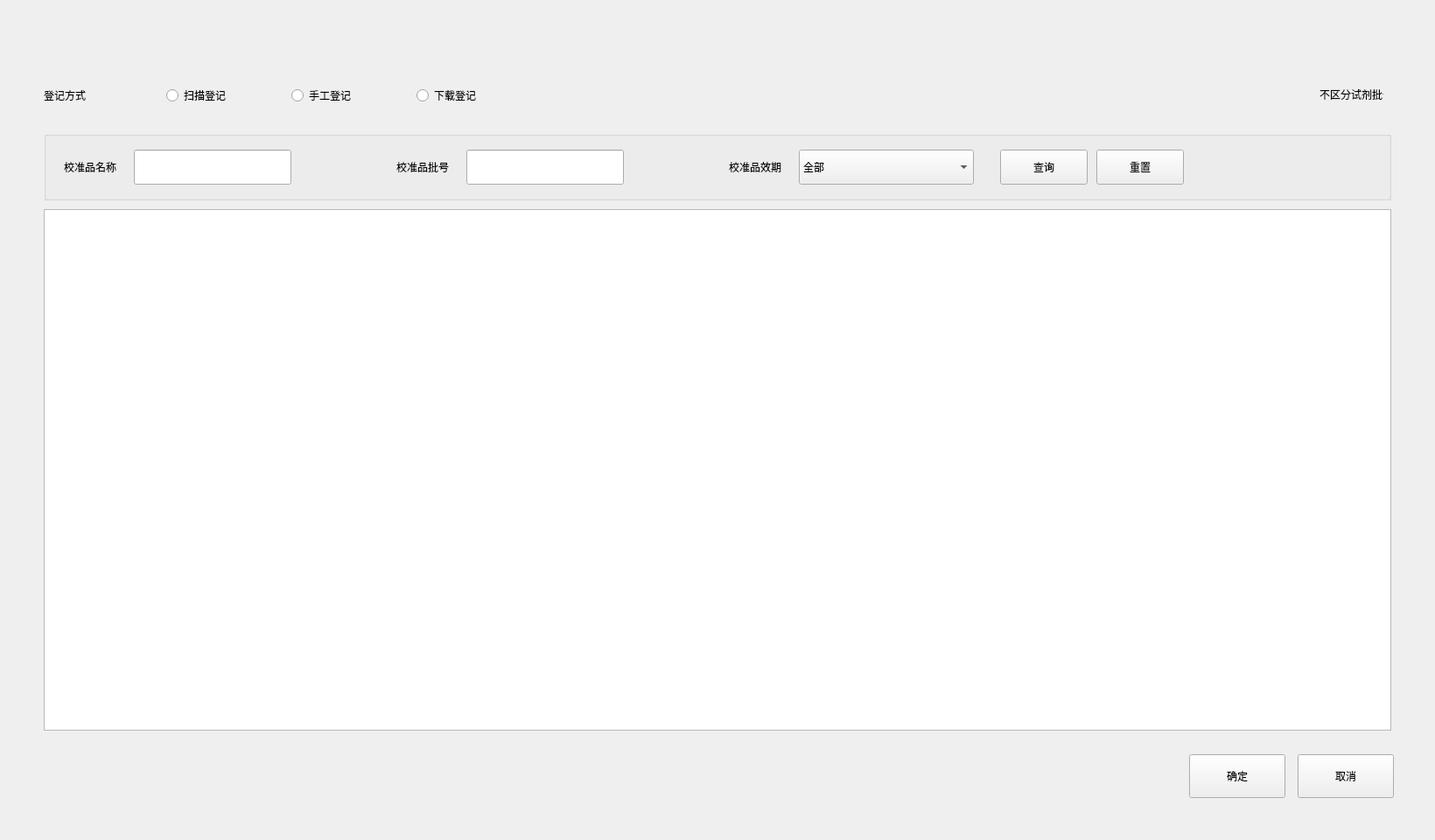
<?xml version="1.0" encoding="UTF-8"?>
<ui version="4.0">
 <class>CaliBrateRecordDialog</class>
 <widget class="BaseDlg" name="CaliBrateRecordDialog">
  <property name="geometry">
   <rect>
    <x>0</x>
    <y>0</y>
    <width>1640</width>
    <height>960</height>
   </rect>
  </property>
  <property name="windowTitle">
   <string>Dialog</string>
  </property>
  <widget class="QWidget" name="selectWidget" native="true">
   <property name="geometry">
    <rect>
     <x>50</x>
     <y>60</y>
     <width>1531</width>
     <height>81</height>
    </rect>
   </property>
   <widget class="QLabel" name="label">
    <property name="geometry">
     <rect>
      <x>0</x>
      <y>29</y>
      <width>100</width>
      <height>40</height>
     </rect>
    </property>
    <property name="text">
     <string>登记方式</string>
    </property>
   </widget>
   <widget class="QWidget" name="widget_2" native="true">
    <property name="geometry">
     <rect>
      <x>140</x>
      <y>29</y>
      <width>1001</width>
      <height>40</height>
     </rect>
    </property>
    <layout class="QHBoxLayout" name="horizontalLayout">
     <property name="spacing">
      <number>70</number>
     </property>
     <property name="leftMargin">
      <number>0</number>
     </property>
     <property name="topMargin">
      <number>0</number>
     </property>
     <property name="rightMargin">
      <number>0</number>
     </property>
     <property name="bottomMargin">
      <number>0</number>
     </property>
     <item>
      <widget class="QRadioButton" name="radioButton_scanModel">
       <property name="minimumSize">
        <size>
         <width>0</width>
         <height>40</height>
        </size>
       </property>
       <property name="text">
        <string>扫描登记</string>
       </property>
      </widget>
     </item>
     <item>
      <widget class="QRadioButton" name="radioButton_manualModel">
       <property name="minimumSize">
        <size>
         <width>0</width>
         <height>40</height>
        </size>
       </property>
       <property name="text">
        <string>手工登记</string>
       </property>
      </widget>
     </item>
     <item>
      <widget class="QRadioButton" name="radioButton_downModel">
       <property name="minimumSize">
        <size>
         <width>0</width>
         <height>40</height>
        </size>
       </property>
       <property name="text">
        <string>下载登记</string>
       </property>
      </widget>
     </item>
     <item>
      <spacer name="horizontalSpacer">
       <property name="orientation">
        <enum>Qt::Horizontal</enum>
       </property>
       <property name="sizeHint" stdset="0">
        <size>
         <width>40</width>
         <height>20</height>
        </size>
       </property>
      </spacer>
     </item>
    </layout>
   </widget>
   <widget class="QWidget" name="widget1" native="true">
    <property name="geometry">
     <rect>
      <x>1151</x>
      <y>28</y>
      <width>391</width>
      <height>40</height>
     </rect>
    </property>
    <layout class="QHBoxLayout" name="horizontalLayout_16">
     <item>
      <spacer name="horizontalSpacer_6">
       <property name="orientation">
        <enum>Qt::Horizontal</enum>
       </property>
       <property name="sizeHint" stdset="0">
        <size>
         <width>40</width>
         <height>20</height>
        </size>
       </property>
      </spacer>
     </item>
     <item>
      <widget class="QLabel" name="label_symbol">
       <property name="minimumSize">
        <size>
         <width>0</width>
         <height>25</height>
        </size>
       </property>
       <property name="text">
        <string/>
       </property>
      </widget>
     </item>
     <item>
      <widget class="QLabel" name="label_symbolName">
       <property name="minimumSize">
        <size>
         <width>0</width>
         <height>25</height>
        </size>
       </property>
       <property name="text">
        <string>不区分试剂批号</string>
       </property>
       <property name="alignment">
        <set>Qt::AlignRight|Qt::AlignTrailing|Qt::AlignVCenter</set>
       </property>
      </widget>
     </item>
    </layout>
   </widget>
  </widget>
  <widget class="QStackedWidget" name="stackedWidget">
   <property name="geometry">
    <rect>
     <x>50</x>
     <y>150</y>
     <width>1571</width>
     <height>701</height>
    </rect>
   </property>
   <property name="currentIndex">
    <number>2</number>
   </property>
   <widget class="QWidget" name="page"/>
   <widget class="QWidget" name="scan_hand_page">
    <widget class="QGroupBox" name="groupBox_input">
     <property name="geometry">
      <rect>
       <x>5</x>
       <y>5</y>
       <width>375</width>
       <height>675</height>
      </rect>
     </property>
     <layout class="QVBoxLayout" name="inputLayout">
      <property name="spacing">
       <number>30</number>
      </property>
      <property name="leftMargin">
       <number>20</number>
      </property>
      <property name="topMargin">
       <number>30</number>
      </property>
      <property name="rightMargin">
       <number>30</number>
      </property>
      <property name="bottomMargin">
       <number>30</number>
      </property>
      <item>
       <layout class="QHBoxLayout" name="scanLayout">
        <property name="spacing">
         <number>5</number>
        </property>
        <item>
         <widget class="QLabel" name="scan">
          <property name="minimumSize">
           <size>
            <width>115</width>
            <height>0</height>
           </size>
          </property>
          <property name="maximumSize">
           <size>
            <width>16777215</width>
            <height>16777215</height>
           </size>
          </property>
          <property name="text">
           <string>条码扫描</string>
          </property>
          <property name="alignment">
           <set>Qt::AlignLeading|Qt::AlignLeft|Qt::AlignVCenter</set>
          </property>
         </widget>
        </item>
        <item>
         <widget class="QLineEdit" name="scanEdit">
          <property name="minimumSize">
           <size>
            <width>200</width>
            <height>40</height>
           </size>
          </property>
          <property name="maximumSize">
           <size>
            <width>200</width>
            <height>40</height>
           </size>
          </property>
          <property name="frame">
           <bool>true</bool>
          </property>
          <property name="echoMode">
           <enum>QLineEdit::Password</enum>
          </property>
         </widget>
        </item>
       </layout>
      </item>
      <item>
       <layout class="QHBoxLayout" name="caliGrpNameLayout">
        <property name="spacing">
         <number>5</number>
        </property>
        <item>
         <widget class="QLabel" name="name">
          <property name="minimumSize">
           <size>
            <width>115</width>
            <height>0</height>
           </size>
          </property>
          <property name="maximumSize">
           <size>
            <width>16777215</width>
            <height>16777215</height>
           </size>
          </property>
          <property name="text">
           <string>校准品名称</string>
          </property>
          <property name="alignment">
           <set>Qt::AlignLeading|Qt::AlignLeft|Qt::AlignVCenter</set>
          </property>
         </widget>
        </item>
        <item>
         <widget class="QLineEdit" name="nameEdit">
          <property name="minimumSize">
           <size>
            <width>200</width>
            <height>40</height>
           </size>
          </property>
          <property name="maximumSize">
           <size>
            <width>200</width>
            <height>40</height>
           </size>
          </property>
          <property name="maxLength">
           <number>50</number>
          </property>
          <property name="frame">
           <bool>true</bool>
          </property>
         </widget>
        </item>
       </layout>
      </item>
      <item>
       <layout class="QHBoxLayout" name="caliSnLayout">
        <property name="spacing">
         <number>5</number>
        </property>
        <item>
         <widget class="QLabel" name="calibrateSn">
          <property name="minimumSize">
           <size>
            <width>115</width>
            <height>0</height>
           </size>
          </property>
          <property name="maximumSize">
           <size>
            <width>16777215</width>
            <height>16777215</height>
           </size>
          </property>
          <property name="text">
           <string>校准品编号</string>
          </property>
          <property name="alignment">
           <set>Qt::AlignLeading|Qt::AlignLeft|Qt::AlignVCenter</set>
          </property>
         </widget>
        </item>
        <item>
         <widget class="QLineEdit" name="snedit">
          <property name="minimumSize">
           <size>
            <width>200</width>
            <height>40</height>
           </size>
          </property>
          <property name="maximumSize">
           <size>
            <width>200</width>
            <height>40</height>
           </size>
          </property>
         </widget>
        </item>
       </layout>
      </item>
      <item>
       <layout class="QHBoxLayout" name="caliLotLayout">
        <property name="spacing">
         <number>5</number>
        </property>
        <item>
         <widget class="QLabel" name="calibratelot">
          <property name="minimumSize">
           <size>
            <width>115</width>
            <height>0</height>
           </size>
          </property>
          <property name="maximumSize">
           <size>
            <width>16777215</width>
            <height>16777215</height>
           </size>
          </property>
          <property name="text">
           <string>校准品批号</string>
          </property>
          <property name="alignment">
           <set>Qt::AlignLeading|Qt::AlignLeft|Qt::AlignVCenter</set>
          </property>
         </widget>
        </item>
        <item>
         <widget class="QLineEdit" name="lotedit">
          <property name="minimumSize">
           <size>
            <width>200</width>
            <height>40</height>
           </size>
          </property>
          <property name="maximumSize">
           <size>
            <width>200</width>
            <height>40</height>
           </size>
          </property>
         </widget>
        </item>
       </layout>
      </item>
      <item>
       <layout class="QHBoxLayout" name="caliTypeLayout">
        <property name="spacing">
         <number>5</number>
        </property>
        <item>
         <widget class="QLabel" name="calibratelot_3">
          <property name="minimumSize">
           <size>
            <width>115</width>
            <height>0</height>
           </size>
          </property>
          <property name="maximumSize">
           <size>
            <width>16777215</width>
            <height>16777215</height>
           </size>
          </property>
          <property name="text">
           <string>校准品类型</string>
          </property>
          <property name="alignment">
           <set>Qt::AlignLeading|Qt::AlignLeft|Qt::AlignVCenter</set>
          </property>
         </widget>
        </item>
        <item>
         <widget class="QComboBox" name="cali_meterial_type">
          <property name="minimumSize">
           <size>
            <width>200</width>
            <height>40</height>
           </size>
          </property>
          <property name="maximumSize">
           <size>
            <width>200</width>
            <height>40</height>
           </size>
          </property>
         </widget>
        </item>
       </layout>
      </item>
      <item>
       <layout class="QHBoxLayout" name="timeoutLayout">
        <property name="spacing">
         <number>5</number>
        </property>
        <item>
         <widget class="QLabel" name="expiredate">
          <property name="minimumSize">
           <size>
            <width>115</width>
            <height>0</height>
           </size>
          </property>
          <property name="maximumSize">
           <size>
            <width>16777215</width>
            <height>16777215</height>
           </size>
          </property>
          <property name="text">
           <string>失效日期</string>
          </property>
          <property name="alignment">
           <set>Qt::AlignLeading|Qt::AlignLeft|Qt::AlignVCenter</set>
          </property>
         </widget>
        </item>
        <item>
         <widget class="QBaseDateEdit" name="dateEdit">
          <property name="minimumSize">
           <size>
            <width>200</width>
            <height>40</height>
           </size>
          </property>
          <property name="maximumSize">
           <size>
            <width>200</width>
            <height>40</height>
           </size>
          </property>
          <property name="displayFormat">
           <string>yyyy-M-d</string>
          </property>
          <property name="calendarPopup">
           <bool>true</bool>
          </property>
         </widget>
        </item>
       </layout>
      </item>
      <item>
       <widget class="QLabel" name="label_errorshow">
        <property name="minimumSize">
         <size>
          <width>339</width>
          <height>150</height>
         </size>
        </property>
        <property name="text">
         <string/>
        </property>
       </widget>
      </item>
      <item>
       <spacer name="verticalSpacer">
        <property name="orientation">
         <enum>Qt::Vertical</enum>
        </property>
        <property name="sizeHint" stdset="0">
         <size>
          <width>17</width>
          <height>72</height>
         </size>
        </property>
       </spacer>
      </item>
     </layout>
    </widget>
    <widget class="QTableView" name="calibrateBrowse">
     <property name="geometry">
      <rect>
       <x>384</x>
       <y>51</y>
       <width>1151</width>
       <height>629</height>
      </rect>
     </property>
     <property name="styleSheet">
      <string notr="true"/>
     </property>
     <property name="verticalScrollBarPolicy">
      <enum>Qt::ScrollBarAsNeeded</enum>
     </property>
     <property name="horizontalScrollBarPolicy">
      <enum>Qt::ScrollBarAsNeeded</enum>
     </property>
     <property name="horizontalScrollMode">
      <enum>QAbstractItemView::ScrollPerPixel</enum>
     </property>
     <property name="showGrid">
      <bool>false</bool>
     </property>
     <attribute name="horizontalHeaderDefaultSectionSize">
      <number>200</number>
     </attribute>
     <attribute name="verticalHeaderDefaultSectionSize">
      <number>45</number>
     </attribute>
    </widget>
    <widget class="QCheckBox" name="calibrate_water">
     <property name="geometry">
      <rect>
       <x>384</x>
       <y>5</y>
       <width>1141</width>
       <height>46</height>
      </rect>
     </property>
     <property name="styleSheet">
      <string notr="true"/>
     </property>
     <property name="text">
      <string>校准品1使用系统水</string>
     </property>
     <property name="checked">
      <bool>false</bool>
     </property>
     <property name="bks" stdset="0">
      <string>gray</string>
     </property>
     <property name="paddings_left" stdset="0">
      <string>l_10</string>
     </property>
     <property name="bordersB" stdset="0">
      <string>bottom</string>
     </property>
     <property name="bordersT" stdset="0">
      <string>top</string>
     </property>
    </widget>
    <widget class="QGroupBox" name="groupBox_out">
     <property name="geometry">
      <rect>
       <x>0</x>
       <y>0</y>
       <width>1540</width>
       <height>685</height>
      </rect>
     </property>
     <property name="title">
      <string/>
     </property>
    </widget>
    <widget class="QFrame" name="line_v_3">
     <property name="geometry">
      <rect>
       <x>1534</x>
       <y>50</y>
       <width>1</width>
       <height>630</height>
      </rect>
     </property>
     <property name="frameShape">
      <enum>QFrame::StyledPanel</enum>
     </property>
     <property name="frameShadow">
      <enum>QFrame::Raised</enum>
     </property>
     <property name="lines" stdset="0">
      <string>solid</string>
     </property>
    </widget>
    <widget class="QFrame" name="line_v_4">
     <property name="geometry">
      <rect>
       <x>384</x>
       <y>50</y>
       <width>1</width>
       <height>630</height>
      </rect>
     </property>
     <property name="frameShape">
      <enum>QFrame::StyledPanel</enum>
     </property>
     <property name="frameShadow">
      <enum>QFrame::Raised</enum>
     </property>
     <property name="lines" stdset="0">
      <string>solid</string>
     </property>
    </widget>
    <widget class="QFrame" name="line_h_5">
     <property name="geometry">
      <rect>
       <x>384</x>
       <y>679</y>
       <width>1151</width>
       <height>1</height>
      </rect>
     </property>
     <property name="frameShape">
      <enum>QFrame::StyledPanel</enum>
     </property>
     <property name="frameShadow">
      <enum>QFrame::Raised</enum>
     </property>
     <property name="lines" stdset="0">
      <string>solid</string>
     </property>
    </widget>
    <widget class="QFrame" name="line_h_tableTop">
     <property name="geometry">
      <rect>
       <x>384</x>
       <y>50</y>
       <width>1151</width>
       <height>1</height>
      </rect>
     </property>
     <property name="frameShape">
      <enum>QFrame::StyledPanel</enum>
     </property>
     <property name="frameShadow">
      <enum>QFrame::Raised</enum>
     </property>
     <property name="lines" stdset="0">
      <string>solid</string>
     </property>
    </widget>
    <zorder>groupBox_out</zorder>
    <zorder>groupBox_input</zorder>
    <zorder>calibrateBrowse</zorder>
    <zorder>calibrate_water</zorder>
    <zorder>line_v_3</zorder>
    <zorder>line_h_5</zorder>
    <zorder>line_v_4</zorder>
    <zorder>line_h_tableTop</zorder>
   </widget>
   <widget class="QWidget" name="download_page">
    <widget class="QTableView" name="calibrateDown">
     <property name="geometry">
      <rect>
       <x>0</x>
       <y>89</y>
       <width>1540</width>
       <height>596</height>
      </rect>
     </property>
     <property name="styleSheet">
      <string notr="true"/>
     </property>
     <property name="verticalScrollBarPolicy">
      <enum>Qt::ScrollBarAsNeeded</enum>
     </property>
     <property name="horizontalScrollMode">
      <enum>QAbstractItemView::ScrollPerPixel</enum>
     </property>
     <property name="showGrid">
      <bool>false</bool>
     </property>
     <attribute name="horizontalHeaderDefaultSectionSize">
      <number>254</number>
     </attribute>
     <attribute name="horizontalHeaderHighlightSections">
      <bool>false</bool>
     </attribute>
     <attribute name="horizontalHeaderStretchLastSection">
      <bool>true</bool>
     </attribute>
     <attribute name="verticalHeaderDefaultSectionSize">
      <number>46</number>
     </attribute>
    </widget>
    <widget class="QGroupBox" name="groupBox_screen">
     <property name="geometry">
      <rect>
       <x>0</x>
       <y>0</y>
       <width>1540</width>
       <height>79</height>
      </rect>
     </property>
     <property name="styleSheet">
      <string notr="true"/>
     </property>
     <property name="borders" stdset="0">
      <string>all</string>
     </property>
     <property name="bks" stdset="0">
      <string>gray</string>
     </property>
     <layout class="QHBoxLayout" name="horizontalLayout_8">
      <property name="spacing">
       <number>120</number>
      </property>
      <property name="leftMargin">
       <number>20</number>
      </property>
      <property name="topMargin">
       <number>0</number>
      </property>
      <property name="rightMargin">
       <number>0</number>
      </property>
      <property name="bottomMargin">
       <number>0</number>
      </property>
      <item>
       <layout class="QHBoxLayout" name="horizontalLayout_9">
        <property name="spacing">
         <number>20</number>
        </property>
        <item>
         <widget class="QLabel" name="label_8">
          <property name="text">
           <string>校准品名称</string>
          </property>
         </widget>
        </item>
        <item>
         <widget class="QLineEdit" name="lineEdit_cali_name">
          <property name="minimumSize">
           <size>
            <width>180</width>
            <height>40</height>
           </size>
          </property>
          <property name="maximumSize">
           <size>
            <width>180</width>
            <height>40</height>
           </size>
          </property>
         </widget>
        </item>
       </layout>
      </item>
      <item>
       <layout class="QHBoxLayout" name="horizontalLayout_10">
        <property name="spacing">
         <number>20</number>
        </property>
        <item>
         <widget class="QLabel" name="label_9">
          <property name="text">
           <string>校准品批号</string>
          </property>
         </widget>
        </item>
        <item>
         <widget class="QLineEdit" name="lineEdit__cali_lot">
          <property name="minimumSize">
           <size>
            <width>180</width>
            <height>40</height>
           </size>
          </property>
          <property name="maximumSize">
           <size>
            <width>180</width>
            <height>40</height>
           </size>
          </property>
         </widget>
        </item>
       </layout>
      </item>
      <item>
       <layout class="QHBoxLayout" name="horizontalLayout_11">
        <property name="spacing">
         <number>30</number>
        </property>
        <item>
         <layout class="QHBoxLayout" name="horizontalLayout_12">
          <property name="spacing">
           <number>20</number>
          </property>
          <item>
           <widget class="QLabel" name="label_10">
            <property name="text">
             <string>校准品效期</string>
            </property>
           </widget>
          </item>
          <item>
           <widget class="QComboBox" name="comboBox_expire_date">
            <property name="minimumSize">
             <size>
              <width>200</width>
              <height>40</height>
             </size>
            </property>
            <property name="maximumSize">
             <size>
              <width>290</width>
              <height>40</height>
             </size>
            </property>
            <item>
             <property name="text">
              <string>全部</string>
             </property>
            </item>
            <item>
             <property name="text">
              <string>有效期内</string>
             </property>
            </item>
           </widget>
          </item>
         </layout>
        </item>
        <item>
         <layout class="QHBoxLayout" name="horizontalLayout_13">
          <property name="spacing">
           <number>10</number>
          </property>
          <item>
           <widget class="QPushButton" name="btn_query">
            <property name="minimumSize">
             <size>
              <width>100</width>
              <height>40</height>
             </size>
            </property>
            <property name="maximumSize">
             <size>
              <width>100</width>
              <height>40</height>
             </size>
            </property>
            <property name="text">
             <string>查询</string>
            </property>
            <property name="buttons" stdset="0">
             <string notr="true">flat_btn</string>
            </property>
           </widget>
          </item>
          <item>
           <widget class="QPushButton" name="btn_reset_cal">
            <property name="minimumSize">
             <size>
              <width>100</width>
              <height>40</height>
             </size>
            </property>
            <property name="maximumSize">
             <size>
              <width>100</width>
              <height>40</height>
             </size>
            </property>
            <property name="text">
             <string>重置</string>
            </property>
            <property name="buttons" stdset="0">
             <string notr="true">flat_btn</string>
            </property>
           </widget>
          </item>
         </layout>
        </item>
       </layout>
      </item>
      <item>
       <spacer name="horizontalSpacer_3">
        <property name="orientation">
         <enum>Qt::Horizontal</enum>
        </property>
        <property name="sizeHint" stdset="0">
         <size>
          <width>30</width>
          <height>20</height>
         </size>
        </property>
       </spacer>
      </item>
     </layout>
    </widget>
    <widget class="QFrame" name="line_h_3">
     <property name="geometry">
      <rect>
       <x>0</x>
       <y>89</y>
       <width>1540</width>
       <height>1</height>
      </rect>
     </property>
     <property name="frameShape">
      <enum>QFrame::StyledPanel</enum>
     </property>
     <property name="frameShadow">
      <enum>QFrame::Raised</enum>
     </property>
     <property name="lines" stdset="0">
      <string>solid</string>
     </property>
    </widget>
    <widget class="QFrame" name="line_h_4">
     <property name="geometry">
      <rect>
       <x>0</x>
       <y>684</y>
       <width>1540</width>
       <height>1</height>
      </rect>
     </property>
     <property name="frameShape">
      <enum>QFrame::StyledPanel</enum>
     </property>
     <property name="frameShadow">
      <enum>QFrame::Raised</enum>
     </property>
     <property name="lines" stdset="0">
      <string>solid</string>
     </property>
    </widget>
    <widget class="QFrame" name="line_v">
     <property name="geometry">
      <rect>
       <x>0</x>
       <y>89</y>
       <width>1</width>
       <height>596</height>
      </rect>
     </property>
     <property name="frameShape">
      <enum>QFrame::StyledPanel</enum>
     </property>
     <property name="frameShadow">
      <enum>QFrame::Raised</enum>
     </property>
     <property name="lines" stdset="0">
      <string>solid</string>
     </property>
    </widget>
    <widget class="QFrame" name="line_v_2">
     <property name="geometry">
      <rect>
       <x>1539</x>
       <y>89</y>
       <width>1</width>
       <height>596</height>
      </rect>
     </property>
     <property name="frameShape">
      <enum>QFrame::StyledPanel</enum>
     </property>
     <property name="frameShadow">
      <enum>QFrame::Raised</enum>
     </property>
     <property name="lines" stdset="0">
      <string>solid</string>
     </property>
    </widget>
   </widget>
  </widget>
  <widget class="QWidget" name="widget" native="true">
   <property name="geometry">
    <rect>
     <x>47</x>
     <y>861</y>
     <width>1546</width>
     <height>52</height>
    </rect>
   </property>
   <layout class="QHBoxLayout" name="horizontalLayout_2">
    <property name="spacing">
     <number>14</number>
    </property>
    <property name="leftMargin">
     <number>0</number>
    </property>
    <property name="topMargin">
     <number>0</number>
    </property>
    <property name="rightMargin">
     <number>0</number>
    </property>
    <property name="bottomMargin">
     <number>0</number>
    </property>
    <item>
     <spacer name="horizontalSpacer_2">
      <property name="orientation">
       <enum>Qt::Horizontal</enum>
      </property>
      <property name="sizeHint" stdset="0">
       <size>
        <width>40</width>
        <height>20</height>
       </size>
      </property>
     </spacer>
    </item>
    <item>
     <widget class="QPushButton" name="yes">
      <property name="minimumSize">
       <size>
        <width>110</width>
        <height>50</height>
       </size>
      </property>
      <property name="text">
       <string>确定</string>
      </property>
      <property name="autoDefault">
       <bool>false</bool>
      </property>
      <property name="buttons" stdset="0">
       <string notr="true">btn_dlg</string>
      </property>
     </widget>
    </item>
    <item>
     <widget class="QPushButton" name="no">
      <property name="minimumSize">
       <size>
        <width>110</width>
        <height>50</height>
       </size>
      </property>
      <property name="text">
       <string>取消</string>
      </property>
      <property name="autoDefault">
       <bool>false</bool>
      </property>
      <property name="buttons" stdset="0">
       <string notr="true">btn_dlg</string>
      </property>
     </widget>
    </item>
   </layout>
  </widget>
 </widget>
 <customwidgets>
  <customwidget>
   <class>BaseDlg</class>
   <extends>QWidget</extends>
   <header>shared/basedlg.h</header>
   <container>1</container>
  </customwidget>
  <customwidget>
   <class>QBaseDateEdit</class>
   <extends>QDateEdit</extends>
   <header location="global">shared/QComDelegate.h</header>
  </customwidget>
 </customwidgets>
 <resources/>
 <connections/>
</ui>
